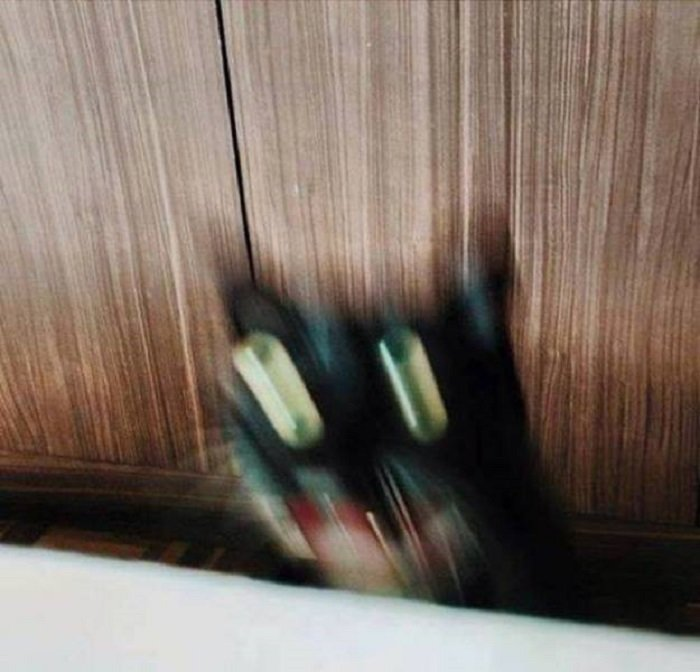
#> input picture react teach/mvp teach/my-node-project/Жаринов/7/cat.jpg, 700 x 672 px
$ python 27.py
#> lines starting #> are read from the running program, lines starting #| are printed output that depends on the picture
import cv2
import numpy as np
import matplotlib.pyplot as plt
from skimage.restoration import richardson_lucy
from scipy.ndimage import rotate

def motion_blur_psf(length, angle):
    """Создаёт PSF для имитации движения под углом."""
    psf = np.zeros((length, length))
    psf[length // 2, :] = 1
    psf = rotate(psf, angle, reshape=False)
    psf /= psf.sum()
    return psf

# Параметры
size = 7        # длина движения
angle = 90+45   -10       # угол движения (например, 0 градусов)
iterations = 10     # количество итераций

# Загрузка изображения
input_image = cv2.imread('cat.jpg')
#> input_image is the input picture: shape (672, 700, 3); mean B, G, R 100.5, 110.5, 124
input_image = input_image.astype(np.float32) / 255.

# PSF
psf = motion_blur_psf(size, angle)

# Восстановление изображения (без размытия)
restored = np.zeros_like(input_image)
for c in range(3):
    restored[:, :, c] = richardson_lucy(input_image[:, :, c], psf, num_iter=iterations, clip=False)
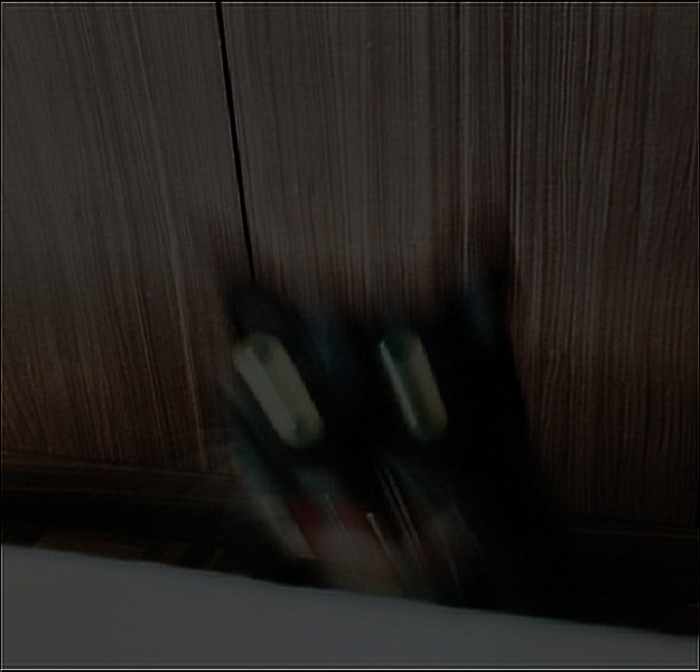
#> restored: shape (672, 700, 3) float32; mean B, G, R 0.394, 0.433, 0.486; drawn with min black and max white

# Визуализация
plt.figure(figsize=(15, 5))

# Исходное изображение
plt.subplot(1, 3, 1)
plt.imshow(cv2.cvtColor(np.clip(input_image, 0, 1), cv2.COLOR_BGR2RGB))
plt.title('Исходное изображение')
plt.axis('off')

# Восстановленное изображение
plt.subplot(1, 3, 2)
plt.imshow(cv2.cvtColor(np.clip(restored, 0, 1), cv2.COLOR_BGR2RGB))
plt.title('Восстановлено ')
plt.axis('off')

# Маска PSF
plt.subplot(1, 3, 3)
plt.imshow(psf, cmap='gray')
plt.title('PSF угол')
plt.axis('off')

plt.tight_layout()
plt.show()
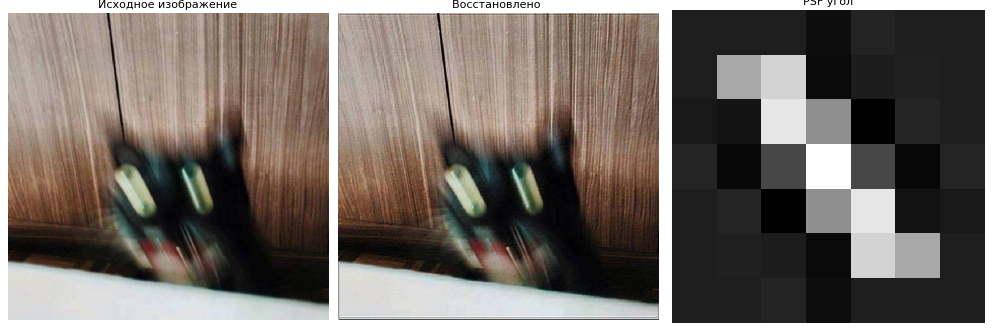
#> figure drawn by matplotlib, 3 panels

$ run again, with react teach/mvp teach/my-node-project/Жаринов/7/beach.jpg copied over react teach/mvp teach/my-node-project/Жаринов/7/cat.jpg
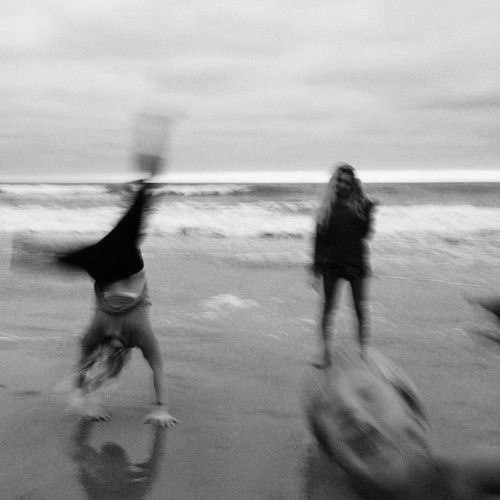
#> input picture react teach/mvp teach/my-node-project/Жаринов/7/beach.jpg, 500 x 500 px
#> input_image is the input picture: shape (500, 500, 3); min 0, max 253, mean 158.8
#> after the loop `for c in range(3):`:
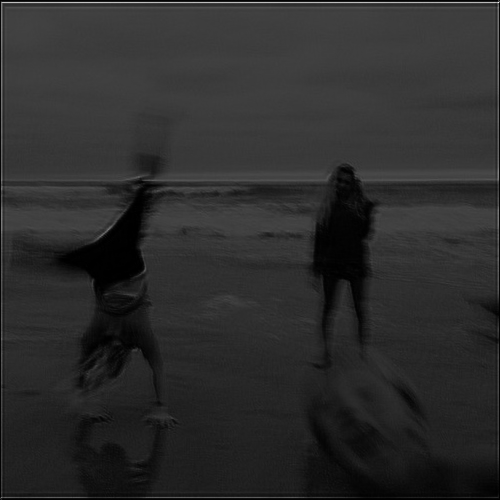
#> restored: shape (500, 500, 3) float32; min 6.37e-05, max 3.53, mean 0.623; drawn with min black and max white
#> `plt.show()`:
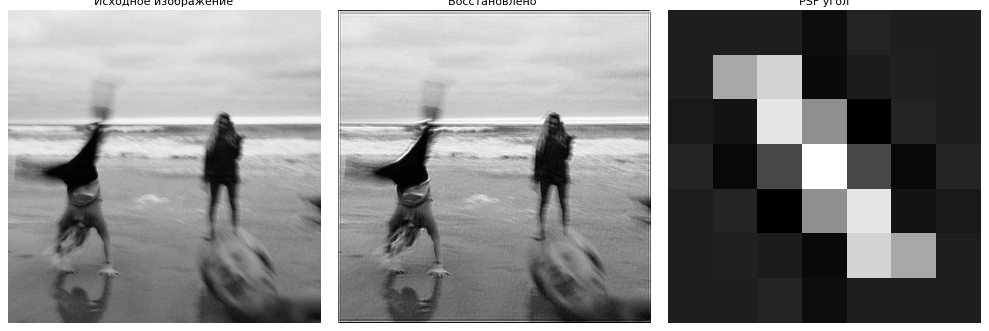
#> figure drawn by matplotlib, 3 panels

$ run again, with react teach/mvp teach/my-node-project/Жаринов/7/boy.jpg copied over react teach/mvp teach/my-node-project/Жаринов/7/cat.jpg
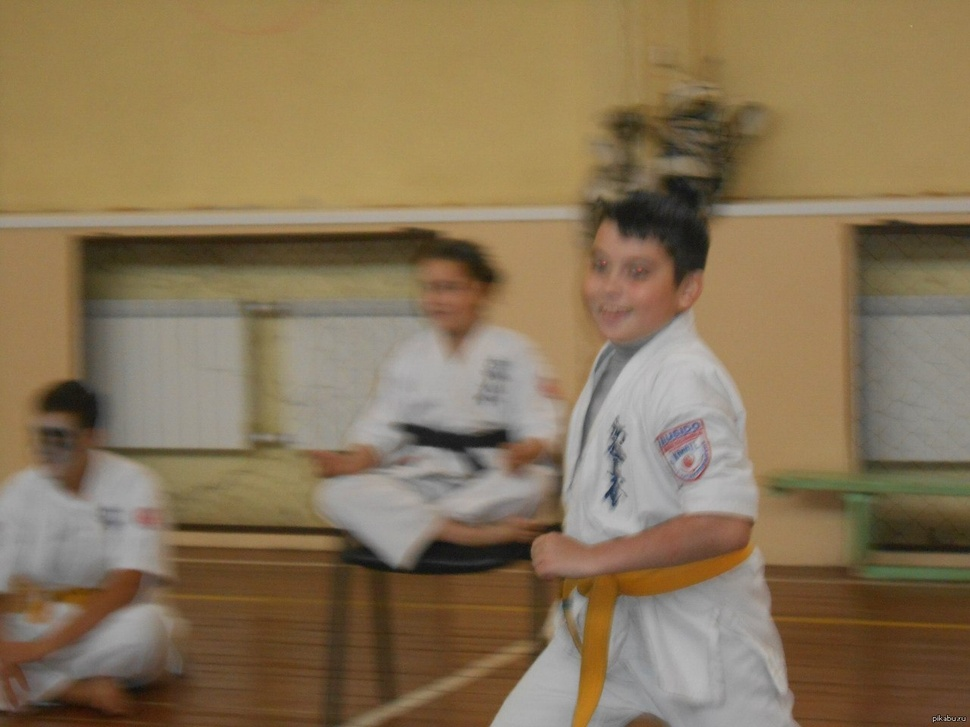
#> input picture react teach/mvp teach/my-node-project/Жаринов/7/boy.jpg, 970 x 727 px, shrunk from 1280 x 960 before the run
#> input_image is the input picture: shape (727, 970, 3); mean B, G, R 87.2, 116.7, 136.2
#> after the loop `for c in range(3):`:
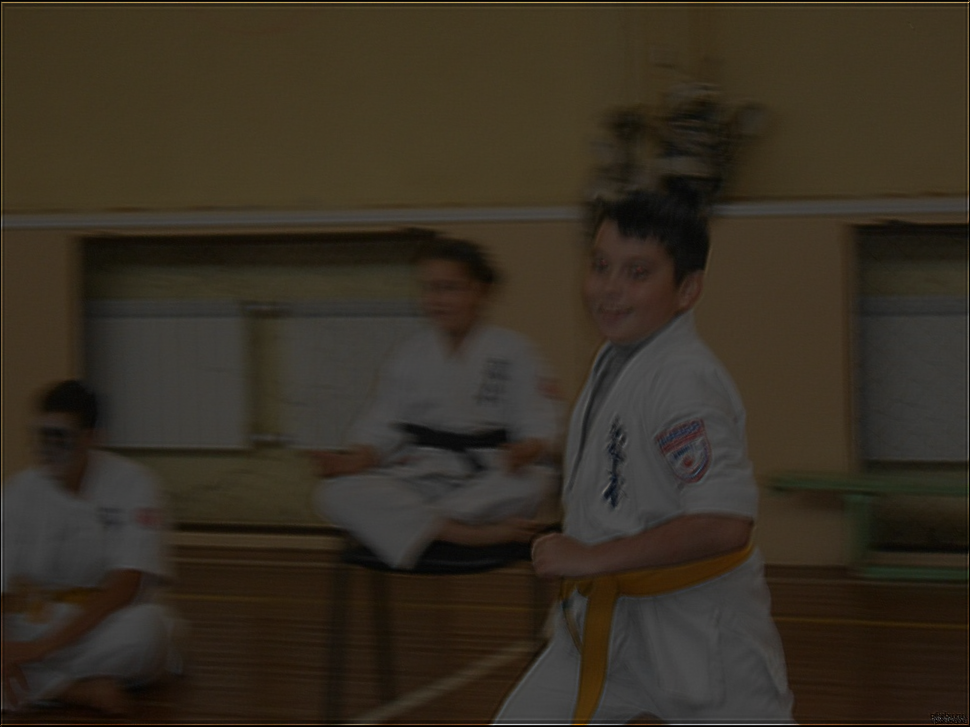
#> restored: shape (727, 970, 3) float32; mean B, G, R 0.342, 0.458, 0.534; drawn with min black and max white
#> `plt.show()`:
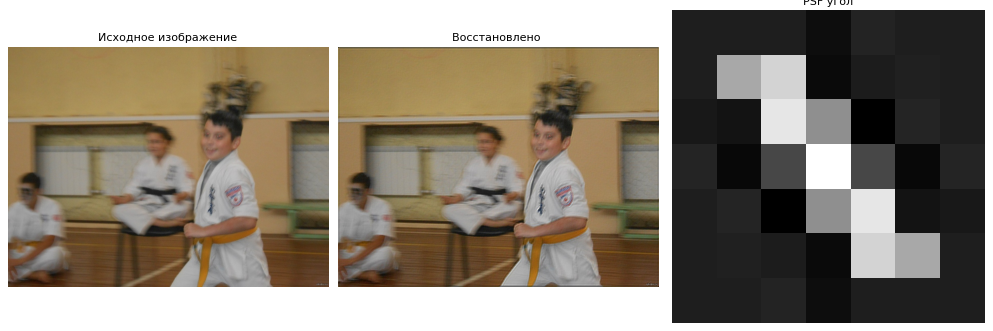
#> figure drawn by matplotlib, 3 panels
